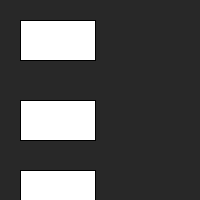
Frame 1 (no input)
Frame 60 (the mouse pressed at the canvas centre just before this capture): identical to frame 1, image omitted
Frame 120 (the mouse held since frame 60 and released just before this capture): identical to frame 1, image omitted

The Processing sketch that drew this single still picture (run headless with seeded random() and noise(); from frame 60 on, the mouse is pressed at the canvas centre):

// Processing sketch: Arrays
// ── Arrays.pde
// Brianna Norton | October 18, 2022 | Arrays Exercises
Button bonbon;
Button bonbon2;
Button[] bonbons = new Button[10];
void setup() {
  size(200, 200);
  bonbon  = new Button(20, 20, 75, 40);
  bonbon2  = new Button(20, 100, 75, 40);
  bonbons[0] = new Button(20,170,75,40);
}

void draw() {
  background(40);
  bonbon.display();
  bonbon2.display();
  bonbons[0].display();
}

// ── Button.pde
class Button {
  // Button location and size
  float x;
  float y;
  float w;
  float h;
  // Is the button on or off?
  boolean on;

  // Constructor initializes all variables
  Button(float tempX, float tempY, float tempW, float tempH) {
    x  = tempX;
    y  = tempY;
    w  = tempW;
    h  = tempH;
    on = false;  // Button always starts as off
  }

  void display() {
    stroke(0);
    if (mouseX>=x && mouseX<=x+w && mouseY>=y && mouseY<=y+h) {
      fill(132);
    } else {
      fill(255);
    }
    rect(x, y, w, h);
  }
}
